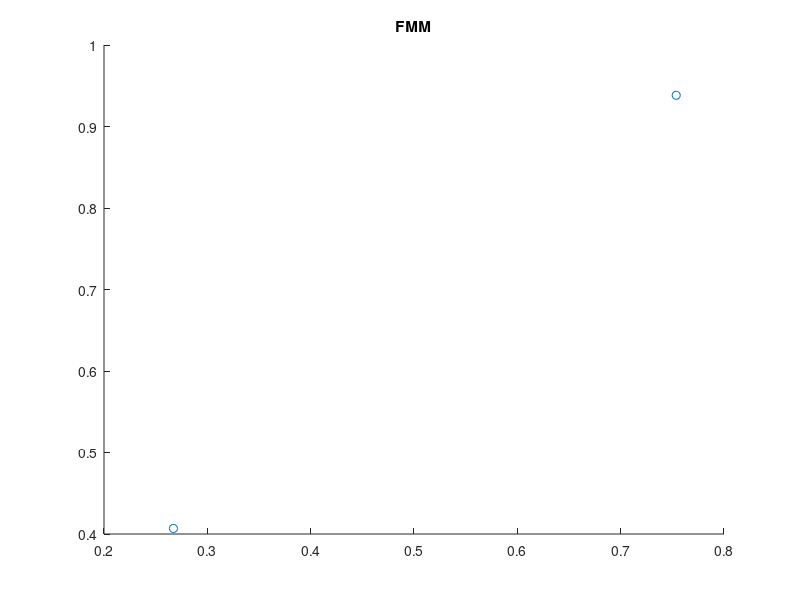

Reproduce this figure in MATLAB. (Note: this script raises an error after producing the figure.)
clear all
dt = 0.1;
steps = 200;

fileID = fopen('uniformDataUnperturbed.txt','r');
formatSpec = '%f %f';
sizeA = [2 Inf];
A = fscanf(fileID,formatSpec,sizeA);
A = A';
x = A(:,1);
y = A(:,2);
xD = x;
yD = y;
N = length(x);

xmin = min(x);
xmax = max(x);
ymin = min(y);
ymax = max(y);

figure(1)
filename = 'fmm.gif';
scatter(x,y);
title('FMM');
pause(0.01);
drawnow;
frame = getframe(1);
im = frame2im(frame);
[imind,cm] = rgb2ind(im,256);
imwrite(imind,cm,filename,'gif', 'Loopcount',inf);

den = ones(N,1);
den(1) = 100;
Vx = zeros(N,1);
Vy = zeros(N,1);
for i = 1:steps
    [dxx,dyy] = laplaceSLPfmm(den,x,y);
    
    Vx = Vx - dxx*dt;
    Vy = Vy - dyy*dt;

    x = x + dt*Vx;
    y = y + dt*Vy;
    
    scatter(x,y);
    title('FMM');
    xlim([0,101]);
    ylim([0,101]);
    pause(0.01);
    drawnow;
    frame = getframe(1);
    im = frame2im(frame);
    [imind,cm] = rgb2ind(im,256);
    imwrite(imind,cm,filename,'gif','WriteMode','append');
    
end


%Where direct starts
figure(1)
filename = 'direct.gif';
scatter(xD,yD);
title('Direct');
    pause(0.01);
drawnow
frame = getframe(1);
im = frame2im(frame);
[imind,cm] = rgb2ind(im,256);
imwrite(imind,cm,filename,'gif', 'Loopcount',inf);

VxD = zeros(N,1);
VyD = zeros(N,1);
for i = 1:steps
    dxxD = zeros(N,1);
    dyyD = zeros(N,1);
    for j = 1:N
        ind = [(1:j-1) (j+1:N)];
        rho2 = (xD(j) - xD(ind)).^2 + (yD(j) - yD(ind)).^2;
        dxxD(j) = sum(den(ind).*(xD(j) - xD(ind))./rho2);
        dyyD(j) = sum(den(ind).*(yD(j) - yD(ind))./rho2);
    end
    dxxD = dxxD/2/pi;
    dyyD = dyyD/2/pi;
    
    VxD = VxD - dxxD*dt;
    VyD = VyD - dyyD*dt;

    xD = xD + dt*VxD;
    yD = yD + dt*VyD;
    
    scatter(xD,yD);
    title('Direct');
    xlim([0,101]);
    ylim([0,101]);
    pause(0.01);
    drawnow
    frame = getframe(1);
    im = frame2im(frame);
    [imind,cm] = rgb2ind(im,256);
    imwrite(imind,cm,filename,'gif','WriteMode','append');
end

error = [abs(x-xD) abs(y-yD)];
norm(error,inf)


